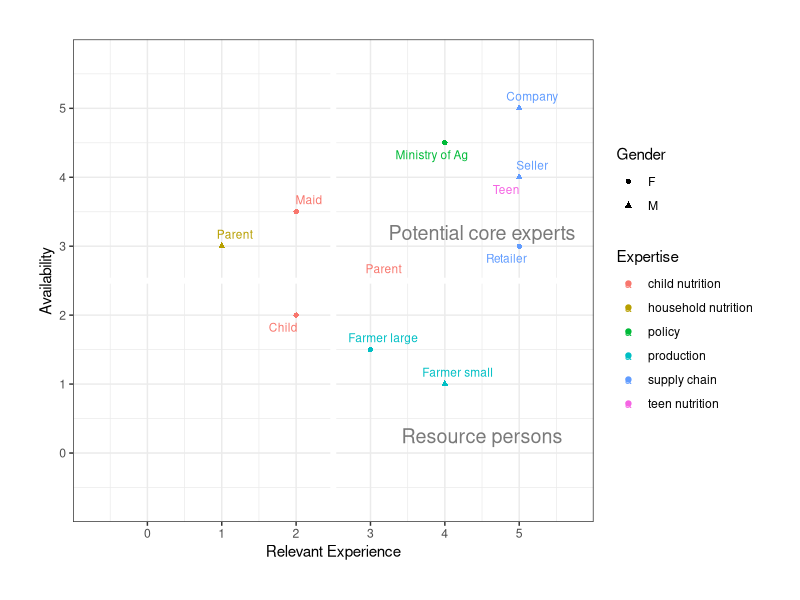

This chart was generated by the following R code:
# Stakeholder assessment 

stakeholder <- read.csv("stakeholder.csv")

library(ggplot2)
library(ggrepel)

ggplot(data = stakeholder, aes(x = Experience, 
                               y = Availability, 
                               label = stakeholders, 
                               color = Expertise)) + 
  geom_point(aes(shape=Gender)) +
  xlab("Relevant Experience") +
  
  #label names of stakeholders and expand space to show full names
  scale_x_continuous(labels = paste(seq(0, 5, by = 1)), 
                     breaks = seq(0, 5, by = 1), 
                     limits = c(0, 5),
                     expand = c(0, 1)) +
  scale_y_continuous(labels = paste(seq(0, 5, by = 1)), 
                     breaks = seq(0, 5, by = 1), 
                     limits = c(0, 5),
                     expand = c(0, 1)) +
  theme_bw() +
  theme(plot.margin = unit(c(1, 1, 1, 1), "cm")) +
  # theme(legend.position = "none") +
  
  # Create line to categorize stakeholders
  geom_hline(yintercept = 2.5, color = "white", size = 2) +
  geom_vline(xintercept = 2.5, color = "white", size = 2) +
  
  # Show all names of overlapped values
  geom_text_repel(box.padding = 0.3, max.overlaps = Inf, size = 3) +
  annotate("text", label = "Potential core experts",
           x = 4.5, y = 3.2, size = 5, color = "grey48") +
  annotate("text", label = "Resource persons",
           x = 4.5, y = 0.25, size = 5, color = "grey48")
